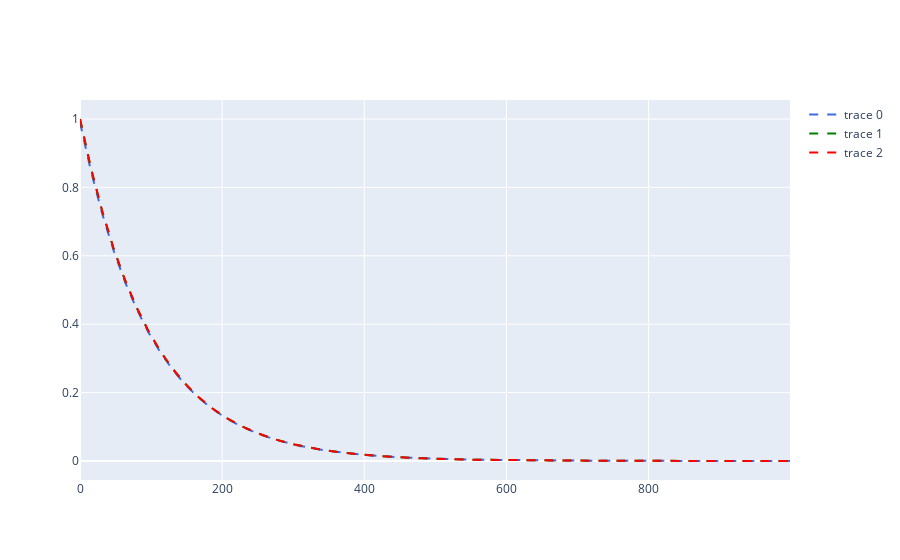

The notebook cell saved with this chart:
### Markdown cell above
### Designing the decay functions for the Simulated Annealing algorithm

in simulated Annealing for the optimization of continuous variables, there are two decay functions that need to be set. The first is the rate at which the Temperature parameter changes, and the second, is a function for control of the neighborhood size from which the next sample is selected. to a first approximation, both of these functions can be exponential decay functions in nature, although the could in theory, have multiple restarts, periods where the temperature is held constant, etc. 

In this investigation, I'm experimentally looking into the difference between a discrete time exponential decay, and a continuous time exponential decay, and showing that they may be tuned such that the discrete time system represents a sampled version of the continuous time system.  I will then formulate the systems interms of trial based half-lives, as i believe that this is the most intuitive way to think about theses time constants, when tuning them for the performance of the simulated Anealing algorithm. 


#### show equivalence of multiple representations of the same exponential decay function

I believe that the method for showing equivalence between the two types of systems will come through the change of base formula:

<img src="./imgs/changeOfBase.gif" style="width:100px">

from the change of base formula, it can be seen that:

$$ x(k) = x_0a^k $$

which may be expressed recursively as: 

$$ x(k+1) = ax(k)$$

is equivalent to:

$$ x(k) = x_0e^{k\ln(a)} $$

this is proven below with a test case

### Code cell
import plotly.graph_objs as go
import numpy as np

#initialize
x0 = 1
a = .99
yr = x0  #recursive solution
y1 = []
y2 = []
y3 = []


#calculate
for k in range(1000):
    yr = yr * a
    y1.append(yr)
    y2.append(x0 * a**k)
    y3.append(x0*np.exp(k*np.log(a)))

    
#plot    
xs = np.arange(0,1000,1)
fig = go.Figure()
fig.add_scatter(x=xs,y=y1,line=dict(dash='dash',color='royalblue'))
fig.add_scatter(x=xs,y=y2,line=dict(dash='dash',color='green'))
fig.add_scatter(x=xs,y=y3,line=dict(dash='dash',color='red'))

### Figure 1 — Plotly figure (JSON) as saved in the notebook; plotly's stock layout.template omitted (floating-point values rounded to 4 significant figures; data arrays with more than 128 entries replaced by an {"elided": "..."} marker saying what was removed)
{"data": [{"line": {"color": "royalblue", "dash": "dash"}, "type": "scatter", "x": {"elided": "1000 int values"}, "y": {"elided": "1000 float values"}}, {"line": {"color": "green", "dash": "dash"}, "type": "scatter", "x": {"elided": "1000 int values"}, "y": {"elided": "1000 float values"}}, {"line": {"color": "red", "dash": "dash"}, "type": "scatter", "x": {"elided": "1000 int values"}, "y": {"elided": "1000 float values"}}], "layout": {"autosize": true, "xaxis": {"autorange": true, "range": [0, 999], "type": "linear"}, "yaxis": {"autorange": true, "range": [-0.05551, 1.056], "type": "linear"}}}
